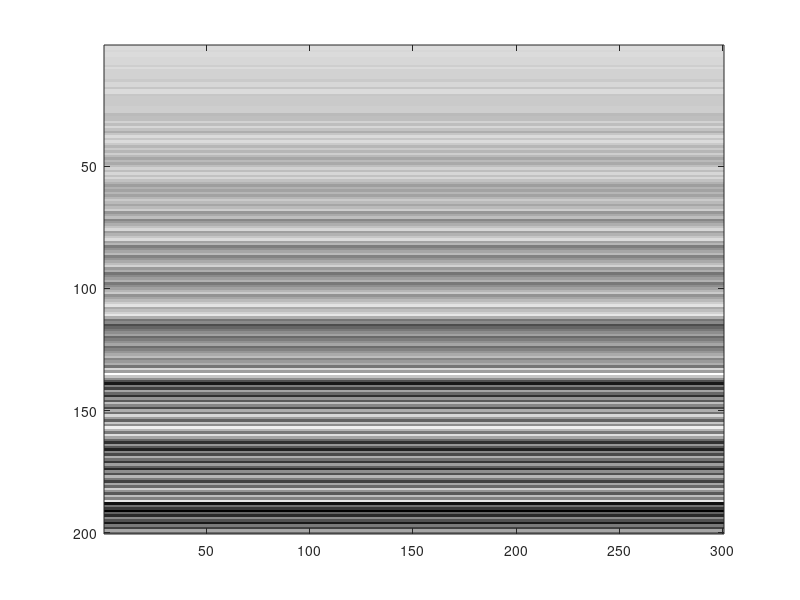
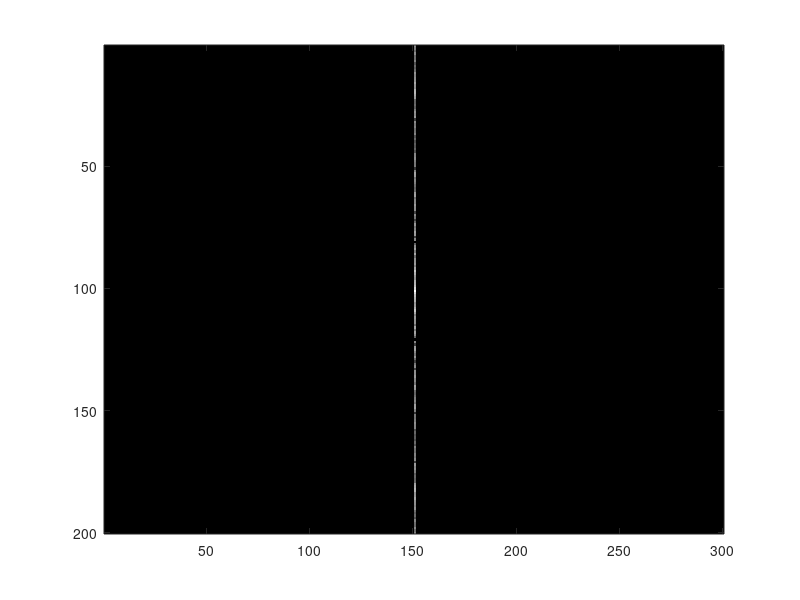

These figures' MATLAB source, in order:
clear all
close all

%%
hauteur = 200;
largeur = 300;
image = zeros(hauteur, largeur);

% tramage
A = 10;
wx = 1000;
wy = 100;
for i = 1:hauteur
    for j = 1:largeur
        image(i,j) = A*sin(2*pi*wx*(i/hauteur));
    end
end

figure();
imagesc(image);
colormap gray;

% TF
TF = fft2(image);

figure();
imagesc(log(abs(fftshift(TF))));
colormap gray;